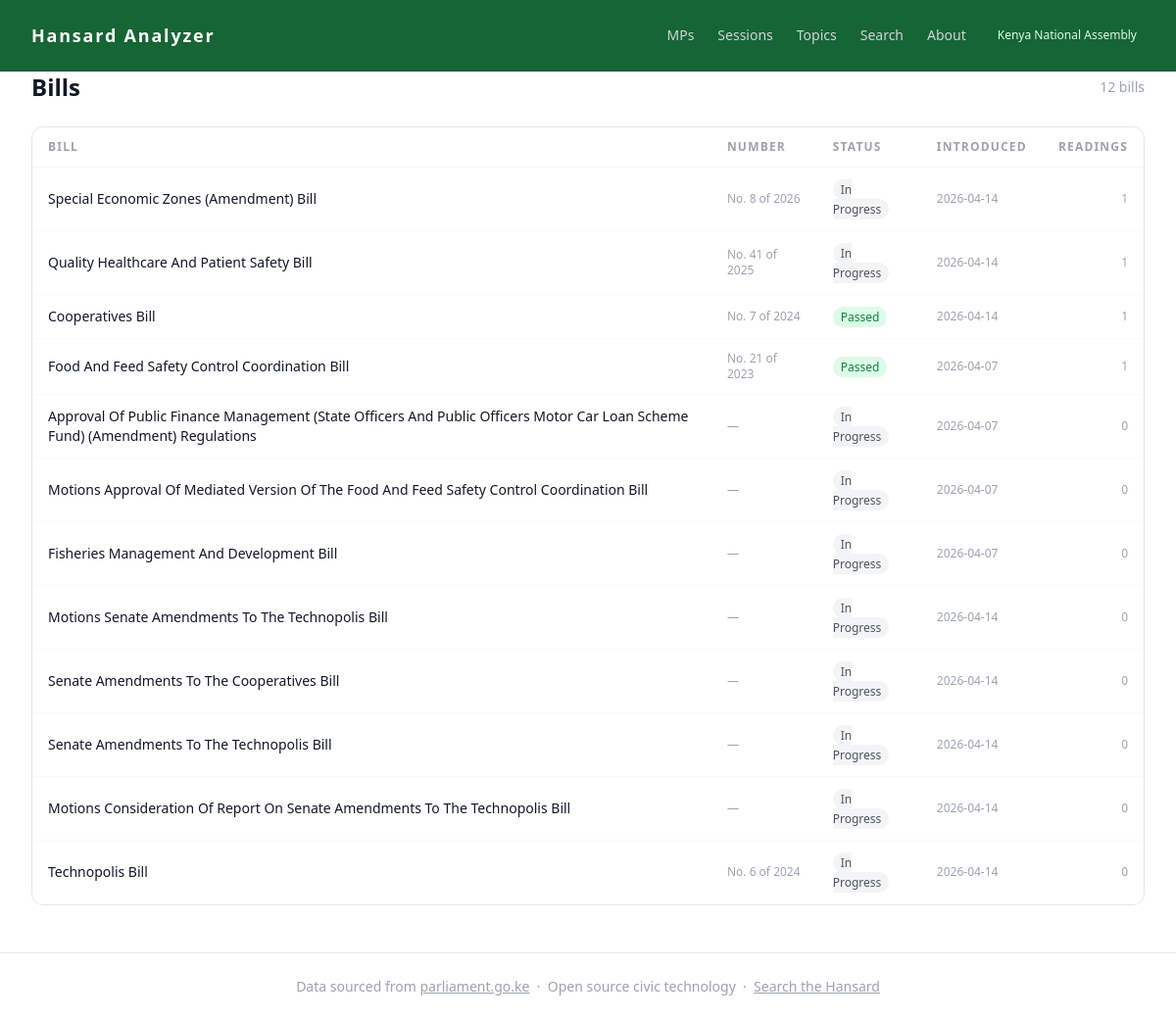
Page /bills/ on the committed database.
### tables this page shows
CREATE TABLE bills (
    id              INTEGER PRIMARY KEY AUTOINCREMENT,
    agenda_item_id  INTEGER REFERENCES agenda_items(id),
    bill_number     TEXT,
    bill_year       INTEGER,
    title           TEXT NOT NULL,
    sponsor_id      INTEGER REFERENCES members(id),
    current_status  TEXT,
    introduced_date TEXT,
    last_activity   TEXT
);

### routes/bills.py (the view)
@bills_bp.route("/")
def bills_list():
    page     = request.args.get("page", 1, type=int)
    per_page = 25
    conn = get_connection()
    all_bills = get_all_bills(conn)
    conn.close()
    p = paginate(all_bills, page, per_page)
    return render_template("bills.html", bills=p["items"], pagination=p)

### analyzer/database/queries.py (called while the page is built)
def get_all_bills(conn: sqlite3.Connection) -> list[dict]:
    cursor = conn.cursor()
    cursor.execute(
        """
        SELECT
            b.*,
            COUNT(br.id)    AS reading_count,
            MAX(br.date)    AS latest_reading_date
        FROM bills b
        LEFT JOIN bill_readings br ON br.bill_id = b.id
        GROUP BY b.id
        ORDER BY latest_reading_date DESC
        """
    )
    columns = [d[0] for d in cursor.description]
    return [dict(zip(columns, row)) for row in cursor.fetchall()]

### analyzer/database/seed.py (called while the page is built)
def get_connection(db_path: Path = DB_PATH) -> sqlite3.Connection:
    conn = sqlite3.connect(db_path)
    conn.execute("PRAGMA foreign_keys = ON")
    return conn

### templates/bills.html (shortened to what this page needs)
{% extends "base.html" %}
{% block content %}
<div class="flex items-center justify-between mb-6">
    <h1 class="text-2xl font-bold text-gray-900">Bills</h1>
    <span class="text-sm text-gray-400">{{ bills|length }} bills</span>
</div>
{% if bills %}
<div class="bg-white border border-gray-200 rounded-xl overflow-hidden">
    <table class="w-full text-sm">
        <thead>
            <tr class="border-b border-gray-100">
                <th class="text-left px-4 py-3 text-xs font-semibold tracking-widest
                           text-gray-400 uppercase">Bill</th>
                <th class="text-left px-4 py-3 text-xs font-semibold tracking-widest
                           text-gray-400 uppercase">Number</th>
                <th class="text-left px-4 py-3 text-xs font-semibold tracking-widest
                           text-gray-400 uppercase">Status</th>
                <th class="text-left px-4 py-3 text-xs font-semibold tracking-widest
                           text-gray-400 uppercase">Introduced</th>
                <th class="text-right px-4 py-3 text-xs font-semibold tracking-widest
                           text-gray-400 uppercase">Readings</th>
            </tr>
        </thead>
        <tbody>
            {% for bill in bills %}
            <tr class="border-b border-gray-50 hover:bg-gray-50 transition-colors">
                <td class="px-4 py-3">
                    <a href="/bills/{{ bill.id }}"
                       class="font-medium text-gray-900 hover:text-green-700 transition-colors">
                        {{ bill.title }}
                    </a>
                </td>
                <td class="px-4 py-3 text-gray-400 text-xs">
                    {% if bill.bill_number %}
                        No. {{ bill.bill_number }} of {{ bill.bill_year }}
                    {% else %}
                        —
                    {% endif %}
                </td>
                <td class="px-4 py-3">
                    <span class="text-xs px-2 py-0.5 rounded-full font-medium
                        {% if bill.current_status == 'Passed' %}bg-green-100 text-green-700
                        {% elif bill.current_status == 'Rejected' %}bg-red-100 text-red-700
                        {% else %}bg-gray-100 text-gray-600{% endif %}">
                        {{ bill.current_status or 'In Progress' }}
                    </span>
                </td>
                <td class="px-4 py-3 text-gray-400 text-xs">
                    {{ bill.introduced_date or '—' }}
                </td>
                <td class="px-4 py-3 text-right text-gray-400 text-xs">
                    {{ bill.reading_count or 0 }}
                </td>
            </tr>
            {% endfor %}
        </tbody>
    </table>
</div>
{% set p = pagination %}
{% set extra_params = '' %}
{% else %}
<p class="text-sm text-gray-400">
    No bills in the database yet. Run the sync pipeline to load data.
</p>
{% endif %}
{% endblock %}

### rows in the picture
bills: title "Special Economic Zones (Amendment) Bill", bill_number "8", bill_year "2026", current_status "In Progress", introduced_date "2026-04-14", reading_count "1"
bills: title "Quality Healthcare And Patient Safety Bill", bill_number "41", bill_year "2025", current_status "In Progress", introduced_date "2026-04-14", reading_count "1"
bills: title "Cooperatives Bill", bill_number "7", bill_year "2024", current_status "Passed", introduced_date "2026-04-14", reading_count "1"
bills: title "Food And Feed Safety Control Coordination Bill", bill_number "21", bill_year "2023", current_status "Passed", introduced_date "2026-04-07", reading_count "1"
bills: title "Approval Of Public Finance Management (State Officers And Public Officers Motor Car Loan Scheme Fund) (Amendment) Regulations", current_status "In Progress", introduced_date "2026-04-07", reading_count "0"
bills: title "Motions Approval Of Mediated Version Of The Food And Feed Safety Control Coordination Bill", current_status "In Progress", introduced_date "2026-04-07", reading_count "0"
bills: title "Fisheries Management And Development Bill", current_status "In Progress", introduced_date "2026-04-07", reading_count "0"
bills: title "Motions Senate Amendments To The Technopolis Bill", current_status "In Progress", introduced_date "2026-04-14", reading_count "0"
bills: title "Senate Amendments To The Cooperatives Bill", current_status "In Progress", introduced_date "2026-04-14", reading_count "0"
bills: title "Senate Amendments To The Technopolis Bill", current_status "In Progress", introduced_date "2026-04-14", reading_count "0"
bills: title "Motions Consideration Of Report On Senate Amendments To The Technopolis Bill", current_status "In Progress", introduced_date "2026-04-14", reading_count "0"
bills: title "Technopolis Bill", bill_number "6", bill_year "2024", current_status "In Progress", introduced_date "2026-04-14", reading_count "0"

### other values in the picture
{{ bills|length }} "12"
